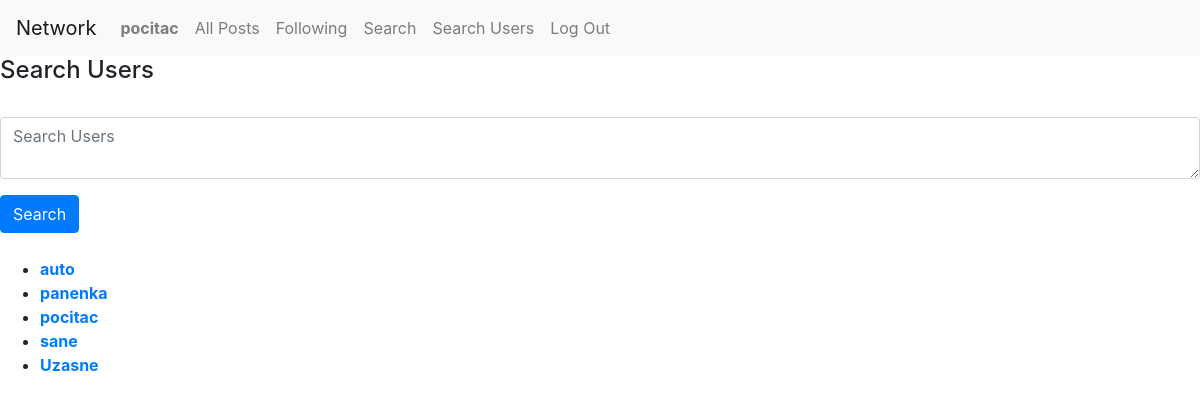
Screenshot of /users_page (signed in) with the database file from the repository.
### network/models.py (models this page shows)
class User(AbstractUser):
    followers = models.ManyToManyField("self", symmetrical=False)

### network/views.py (the view)
# urls.py: path("users_page", views.users_page, name='users_page')
def users_page(request):
    query = request.GET.get('new_search', '')
    if query:
        users = User.objects.filter(username__icontains=query).annotate(
            lower_username=Lower('username')
        ).order_by('lower_username')
    else:
        users = User.objects.all().annotate(
            lower_username=Lower('username')
        ).order_by('lower_username')
    return render(request, 'network/users_page.html', {'users': users, 'query': query})

### network/templates/network/users_page.html
{% extends "network/layout.html" %}
{% block body %}
<h4 id="search">Search Users</h4>
<br>
<form action="{% url 'users_page' %}" method="get">
    <div class="form-group">
        <textarea autofocus class="form-control" type="text" name="new_search" placeholder="Search Users">{{ query }}</textarea>
    </div>
    <input class="btn btn-primary" type="submit" value="Search">
</form>
<br>
{% if users %}
    <ul class="user-list">
        {% for user in users %}
            <li class="user-item">
                <a href="{% url 'profile' user.username %}"><strong class="post_author">{{ user.username }}</strong></a>
            </li>
        {% endfor %}
    </ul>
{% else %}
    <h3 id="no_user">No user found</h3>
{% endif %}
{% endblock %}

### network/templates/network/layout.html (shortened to what this page needs)
{% load static %}
<!DOCTYPE html>
<html lang="en">
    <head>
        <link rel="stylesheet" href="https://stackpath.bootstrapcdn.com/bootstrap/4.4.1/css/bootstrap.min.css">
        <link href="{% static 'network/styles.css' %}" rel="stylesheet">
    </head>
    <body>
        <nav class="navbar navbar-expand-lg navbar-light bg-light">
            <a class="navbar-brand" href="#">Network</a>
            <div>
              <ul class="navbar-nav mr-auto">
                {% if user.is_authenticated %}
                    <li class="nav-item">
                        <a class="nav-link" href="{% url 'profile' user.username %}"><strong>{{ user.username }}</strong></a>
                    </li>
                {% endif %}
                <li class="nav-item">
                  <a class="nav-link" href="{% url 'index' %}">All Posts</a>
                </li>
                {% if user.is_authenticated %}
                    <li class="nav-item">
                        <a id="following_id" class="nav-link" href="{% url 'following_page' %}">Following</a>
                    </li>
                    <li class="nav-item">
                        <a id="search_id" class="nav-link" href="{% url 'search_page' %}">Search</a>
                    </li>
                    <li class="nav-item">
                        <a id="users_page_id" class="nav-link" href="{% url 'users_page' %}">Search Users</a>
                    </li>
                    <li class="nav-item">
                        <a id="log_out_id" class="nav-link" href="{% url 'logout' %}">Log Out</a>
                    </li>
                {% endif %}
              </ul>
            </div>
          </nav>
        <div class="body">
            {% block body %}
            {% endblock %}
        </div>
    </body>
</html>

### rows the page displays
User: username "pocitac"
User: username "auto"
User: username "panenka"
User: username "sane"
User: username "Uzasne"
